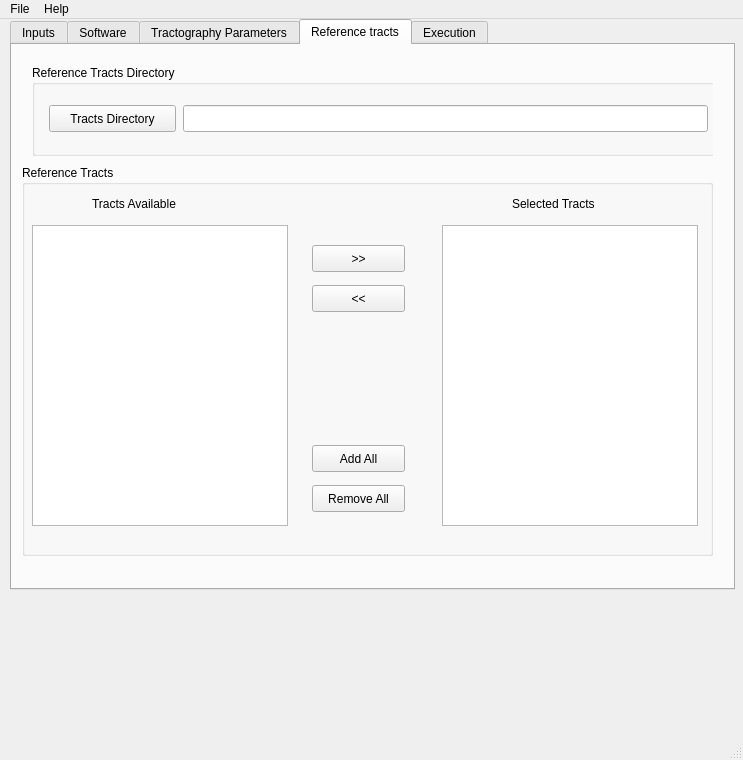
<?xml version="1.0" encoding="UTF-8"?>
<ui version="4.0">
 <class>MainWindow</class>
 <widget class="QMainWindow" name="MainWindow">
  <property name="geometry">
   <rect>
    <x>0</x>
    <y>0</y>
    <width>743</width>
    <height>760</height>
   </rect>
  </property>
  <property name="windowTitle">
   <string>MainWindow</string>
  </property>
  <widget class="QWidget" name="centralwidget">
   <widget class="QLCDNumber" name="lcd">
    <property name="geometry">
     <rect>
      <x>400</x>
      <y>80</y>
      <width>64</width>
      <height>23</height>
     </rect>
    </property>
   </widget>
   <widget class="QPushButton" name="exitButton">
    <property name="geometry">
     <rect>
      <x>520</x>
      <y>340</y>
      <width>93</width>
      <height>27</height>
     </rect>
    </property>
    <property name="text">
     <string>Exit</string>
    </property>
   </widget>
   <widget class="QTabWidget" name="tabWidget">
    <property name="geometry">
     <rect>
      <x>10</x>
      <y>0</y>
      <width>725</width>
      <height>571</height>
     </rect>
    </property>
    <property name="currentIndex">
     <number>3</number>
    </property>
    <widget class="QWidget" name="input_tab">
     <attribute name="title">
      <string>Inputs</string>
     </attribute>
     <widget class="QWidget" name="input_path_widget" native="true">
      <property name="geometry">
       <rect>
        <x>20</x>
        <y>20</y>
        <width>681</width>
        <height>191</height>
       </rect>
      </property>
      <widget class="QGroupBox" name="input_path_groupBox">
       <property name="geometry">
        <rect>
         <x>0</x>
         <y>0</y>
         <width>681</width>
         <height>171</height>
        </rect>
       </property>
       <property name="title">
        <string>Input Paths</string>
       </property>
       <widget class="QPushButton" name="ref_atlas_pushButton">
        <property name="geometry">
         <rect>
          <x>20</x>
          <y>90</y>
          <width>131</width>
          <height>27</height>
         </rect>
        </property>
        <property name="text">
         <string>Reference Atlas</string>
        </property>
       </widget>
       <widget class="QPushButton" name="input_atlas_pushButton">
        <property name="geometry">
         <rect>
          <x>20</x>
          <y>140</y>
          <width>131</width>
          <height>27</height>
         </rect>
        </property>
        <property name="text">
         <string>Input Atlas</string>
        </property>
       </widget>
       <widget class="QPushButton" name="output_dir_pushButton">
        <property name="geometry">
         <rect>
          <x>20</x>
          <y>40</y>
          <width>131</width>
          <height>27</height>
         </rect>
        </property>
        <property name="text">
         <string>Output Directory</string>
        </property>
       </widget>
       <widget class="QLineEdit" name="output_dir_lineEdit">
        <property name="geometry">
         <rect>
          <x>170</x>
          <y>40</y>
          <width>501</width>
          <height>27</height>
         </rect>
        </property>
       </widget>
       <widget class="QLineEdit" name="ref_atlas_lineEdit">
        <property name="geometry">
         <rect>
          <x>170</x>
          <y>90</y>
          <width>501</width>
          <height>27</height>
         </rect>
        </property>
       </widget>
       <widget class="QLineEdit" name="input_atlas_lineEdit">
        <property name="geometry">
         <rect>
          <x>170</x>
          <y>140</y>
          <width>501</width>
          <height>27</height>
         </rect>
        </property>
       </widget>
      </widget>
     </widget>
     <widget class="QWidget" name="input_parameters_widget" native="true">
      <property name="geometry">
       <rect>
        <x>20</x>
        <y>260</y>
        <width>681</width>
        <height>191</height>
       </rect>
      </property>
      <widget class="QGroupBox" name="input_parameters_groupBox">
       <property name="geometry">
        <rect>
         <x>0</x>
         <y>0</y>
         <width>681</width>
         <height>191</height>
        </rect>
       </property>
       <property name="title">
        <string>Input Parameters</string>
       </property>
       <widget class="QLabel" name="dilatation_radius_label">
        <property name="geometry">
         <rect>
          <x>30</x>
          <y>40</y>
          <width>111</width>
          <height>17</height>
         </rect>
        </property>
        <property name="text">
         <string>Dilatation Radius</string>
        </property>
       </widget>
       <widget class="QLabel" name="resampling_factor_label">
        <property name="geometry">
         <rect>
          <x>30</x>
          <y>80</y>
          <width>121</width>
          <height>17</height>
         </rect>
        </property>
        <property name="text">
         <string>Resampling Factor</string>
        </property>
       </widget>
       <widget class="QLabel" name="threshold_csf_label">
        <property name="geometry">
         <rect>
          <x>30</x>
          <y>120</y>
          <width>151</width>
          <height>17</height>
         </rect>
        </property>
        <property name="text">
         <string>Threshold (CSF mask)</string>
        </property>
       </widget>
       <widget class="QLabel" name="threshold_ref_image_label">
        <property name="geometry">
         <rect>
          <x>30</x>
          <y>160</y>
          <width>191</width>
          <height>17</height>
         </rect>
        </property>
        <property name="text">
         <string>Threshold (ref image mask)</string>
        </property>
       </widget>
       <widget class="QDoubleSpinBox" name="dilatation_radius_spinBox">
        <property name="geometry">
         <rect>
          <x>280</x>
          <y>35</y>
          <width>62</width>
          <height>27</height>
         </rect>
        </property>
       </widget>
       <widget class="QDoubleSpinBox" name="resampling_factor_spinBox">
        <property name="geometry">
         <rect>
          <x>280</x>
          <y>75</y>
          <width>62</width>
          <height>27</height>
         </rect>
        </property>
       </widget>
       <widget class="QDoubleSpinBox" name="threshold_csf_spinBox">
        <property name="geometry">
         <rect>
          <x>280</x>
          <y>115</y>
          <width>62</width>
          <height>27</height>
         </rect>
        </property>
       </widget>
       <widget class="QDoubleSpinBox" name="threshold_ref_image_spinBox">
        <property name="geometry">
         <rect>
          <x>280</x>
          <y>155</y>
          <width>62</width>
          <height>27</height>
         </rect>
        </property>
       </widget>
      </widget>
     </widget>
    </widget>
    <widget class="QWidget" name="software_path_tab">
     <attribute name="title">
      <string>Software</string>
     </attribute>
     <widget class="QWidget" name="executable_widget" native="true">
      <property name="geometry">
       <rect>
        <x>20</x>
        <y>20</y>
        <width>681</width>
        <height>481</height>
       </rect>
      </property>
      <widget class="QGroupBox" name="executable_groupBox">
       <property name="geometry">
        <rect>
         <x>0</x>
         <y>0</y>
         <width>691</width>
         <height>481</height>
        </rect>
       </property>
       <property name="title">
        <string>Executables</string>
       </property>
       <widget class="QLineEdit" name="ResampleDTIVolume_lineEdit">
        <property name="geometry">
         <rect>
          <x>250</x>
          <y>110</y>
          <width>323</width>
          <height>27</height>
         </rect>
        </property>
       </widget>
       <widget class="QPushButton" name="reset_TractographyLabelMapSeeding_pushButton">
        <property name="geometry">
         <rect>
          <x>579</x>
          <y>190</y>
          <width>85</width>
          <height>27</height>
         </rect>
        </property>
        <property name="text">
         <string>Reset</string>
        </property>
       </widget>
       <widget class="QPushButton" name="reset_polydatatransform_pushButton">
        <property name="geometry">
         <rect>
          <x>579</x>
          <y>270</y>
          <width>85</width>
          <height>27</height>
         </rect>
        </property>
        <property name="text">
         <string>Reset</string>
        </property>
       </widget>
       <widget class="QPushButton" name="polydatattransform_pushButton">
        <property name="geometry">
         <rect>
          <x>6</x>
          <y>270</y>
          <width>239</width>
          <height>27</height>
         </rect>
        </property>
        <property name="text">
         <string>polydatatransform</string>
        </property>
       </widget>
       <widget class="QLineEdit" name="unu_lineEdit">
        <property name="geometry">
         <rect>
          <x>250</x>
          <y>310</y>
          <width>323</width>
          <height>27</height>
         </rect>
        </property>
       </widget>
       <widget class="QLineEdit" name="ImageMath_lineEdit">
        <property name="geometry">
         <rect>
          <x>250</x>
          <y>150</y>
          <width>323</width>
          <height>27</height>
         </rect>
        </property>
       </widget>
       <widget class="QPushButton" name="reset_MDT_pushButton">
        <property name="geometry">
         <rect>
          <x>579</x>
          <y>350</y>
          <width>85</width>
          <height>27</height>
         </rect>
        </property>
        <property name="text">
         <string>Reset</string>
        </property>
       </widget>
       <widget class="QPushButton" name="ImageMath_pushButton">
        <property name="geometry">
         <rect>
          <x>6</x>
          <y>150</y>
          <width>239</width>
          <height>27</height>
         </rect>
        </property>
        <property name="text">
         <string>ImageMath</string>
        </property>
       </widget>
       <widget class="QPushButton" name="FiberPostProcess_pushButton">
        <property name="geometry">
         <rect>
          <x>6</x>
          <y>230</y>
          <width>239</width>
          <height>27</height>
         </rect>
        </property>
        <property name="text">
         <string>FiberPostProcess</string>
        </property>
       </widget>
       <widget class="QPushButton" name="unu_pushButton">
        <property name="geometry">
         <rect>
          <x>6</x>
          <y>310</y>
          <width>239</width>
          <height>27</height>
         </rect>
        </property>
        <property name="text">
         <string>unu</string>
        </property>
       </widget>
       <widget class="QPushButton" name="DTIReg_pushButton">
        <property name="geometry">
         <rect>
          <x>5</x>
          <y>30</y>
          <width>239</width>
          <height>27</height>
         </rect>
        </property>
        <property name="text">
         <string>DTIReg</string>
        </property>
       </widget>
       <widget class="QPushButton" name="reset_ImageMath_pushButton">
        <property name="geometry">
         <rect>
          <x>579</x>
          <y>150</y>
          <width>85</width>
          <height>27</height>
         </rect>
        </property>
        <property name="text">
         <string>Reset</string>
        </property>
       </widget>
       <widget class="QPushButton" name="ResampleDTIVolume_pushButton">
        <property name="geometry">
         <rect>
          <x>6</x>
          <y>110</y>
          <width>239</width>
          <height>27</height>
         </rect>
        </property>
        <property name="text">
         <string>ResampleDTIVolume</string>
        </property>
       </widget>
       <widget class="QPushButton" name="reset_ResampleDTI_Volume_pushButton">
        <property name="geometry">
         <rect>
          <x>579</x>
          <y>110</y>
          <width>85</width>
          <height>27</height>
         </rect>
        </property>
        <property name="text">
         <string>Reset</string>
        </property>
       </widget>
       <widget class="QPushButton" name="reset_unu_pushButton">
        <property name="geometry">
         <rect>
          <x>579</x>
          <y>310</y>
          <width>85</width>
          <height>27</height>
         </rect>
        </property>
        <property name="text">
         <string>Reset</string>
        </property>
       </widget>
       <widget class="QPushButton" name="TractographyLabelMapSeeding_pushButton">
        <property name="geometry">
         <rect>
          <x>6</x>
          <y>190</y>
          <width>239</width>
          <height>27</height>
         </rect>
        </property>
        <property name="text">
         <string>TractographyLabelMapSeeding</string>
        </property>
       </widget>
       <widget class="QLineEdit" name="polydatatransform_lineEdit">
        <property name="geometry">
         <rect>
          <x>250</x>
          <y>270</y>
          <width>323</width>
          <height>27</height>
         </rect>
        </property>
       </widget>
       <widget class="QLineEdit" name="MDT_lineEdit">
        <property name="geometry">
         <rect>
          <x>250</x>
          <y>350</y>
          <width>323</width>
          <height>27</height>
         </rect>
        </property>
       </widget>
       <widget class="QLineEdit" name="dtiprocess_lineEdit">
        <property name="geometry">
         <rect>
          <x>250</x>
          <y>430</y>
          <width>323</width>
          <height>27</height>
         </rect>
        </property>
       </widget>
       <widget class="QPushButton" name="fiberprocess_pushButton">
        <property name="geometry">
         <rect>
          <x>6</x>
          <y>70</y>
          <width>239</width>
          <height>27</height>
         </rect>
        </property>
        <property name="text">
         <string>fiberprocess</string>
        </property>
       </widget>
       <widget class="QPushButton" name="reset_python_pushButton">
        <property name="geometry">
         <rect>
          <x>579</x>
          <y>390</y>
          <width>85</width>
          <height>27</height>
         </rect>
        </property>
        <property name="text">
         <string>Reset</string>
        </property>
       </widget>
       <widget class="QPushButton" name="dtiprocess_pushButton">
        <property name="geometry">
         <rect>
          <x>6</x>
          <y>430</y>
          <width>239</width>
          <height>27</height>
         </rect>
        </property>
        <property name="text">
         <string>dtiprocess</string>
        </property>
       </widget>
       <widget class="QPushButton" name="python_pushButton">
        <property name="geometry">
         <rect>
          <x>6</x>
          <y>390</y>
          <width>239</width>
          <height>27</height>
         </rect>
        </property>
        <property name="text">
         <string>python</string>
        </property>
       </widget>
       <widget class="QPushButton" name="reset_FiberPostProcess_pushButton">
        <property name="geometry">
         <rect>
          <x>579</x>
          <y>230</y>
          <width>85</width>
          <height>27</height>
         </rect>
        </property>
        <property name="text">
         <string>Reset</string>
        </property>
       </widget>
       <widget class="QPushButton" name="reset_dtiprocess_pushButton">
        <property name="geometry">
         <rect>
          <x>579</x>
          <y>430</y>
          <width>85</width>
          <height>27</height>
         </rect>
        </property>
        <property name="text">
         <string>Reset</string>
        </property>
       </widget>
       <widget class="QLineEdit" name="TractographyLabelMapSeeding_lineEdit">
        <property name="geometry">
         <rect>
          <x>250</x>
          <y>190</y>
          <width>323</width>
          <height>27</height>
         </rect>
        </property>
       </widget>
       <widget class="QPushButton" name="reset_DTIReg_pushButton">
        <property name="geometry">
         <rect>
          <x>579</x>
          <y>30</y>
          <width>85</width>
          <height>27</height>
         </rect>
        </property>
        <property name="text">
         <string>Reset</string>
        </property>
       </widget>
       <widget class="QLineEdit" name="fiberprocess_lineEdit">
        <property name="geometry">
         <rect>
          <x>250</x>
          <y>70</y>
          <width>323</width>
          <height>27</height>
         </rect>
        </property>
       </widget>
       <widget class="QPushButton" name="reset_fiberprocess_pushButton">
        <property name="geometry">
         <rect>
          <x>579</x>
          <y>70</y>
          <width>85</width>
          <height>27</height>
         </rect>
        </property>
        <property name="text">
         <string>Reset</string>
        </property>
       </widget>
       <widget class="QPushButton" name="MDT_pushButton">
        <property name="geometry">
         <rect>
          <x>6</x>
          <y>350</y>
          <width>239</width>
          <height>27</height>
         </rect>
        </property>
        <property name="text">
         <string>MDT</string>
        </property>
       </widget>
       <widget class="QLineEdit" name="FiberPostProcess_lineEdit">
        <property name="geometry">
         <rect>
          <x>250</x>
          <y>230</y>
          <width>323</width>
          <height>27</height>
         </rect>
        </property>
       </widget>
       <widget class="QLineEdit" name="DTIReg_lineEdit">
        <property name="geometry">
         <rect>
          <x>250</x>
          <y>30</y>
          <width>323</width>
          <height>27</height>
         </rect>
        </property>
       </widget>
       <widget class="QLineEdit" name="python_lineEdit">
        <property name="geometry">
         <rect>
          <x>250</x>
          <y>390</y>
          <width>323</width>
          <height>27</height>
         </rect>
        </property>
       </widget>
      </widget>
     </widget>
    </widget>
    <widget class="QWidget" name="tractography_param_tab">
     <attribute name="title">
      <string>Tractography Parameters</string>
     </attribute>
     <widget class="QWidget" name="seed_placement_options_widget" native="true">
      <property name="geometry">
       <rect>
        <x>20</x>
        <y>20</y>
        <width>681</width>
        <height>131</height>
       </rect>
      </property>
      <widget class="QGroupBox" name="seed_placement_options_groupBox">
       <property name="geometry">
        <rect>
         <x>0</x>
         <y>0</y>
         <width>685</width>
         <height>131</height>
        </rect>
       </property>
       <property name="title">
        <string>Seed Placement Options</string>
       </property>
       <widget class="QLabel" name="seedspacing_label">
        <property name="geometry">
         <rect>
          <x>17</x>
          <y>40</y>
          <width>91</width>
          <height>17</height>
         </rect>
        </property>
        <property name="text">
         <string>Seed Spacing</string>
        </property>
       </widget>
       <widget class="QLabel" name="linearmeasure_label">
        <property name="geometry">
         <rect>
          <x>17</x>
          <y>80</y>
          <width>241</width>
          <height>21</height>
         </rect>
        </property>
        <property name="text">
         <string>Linear Measure Start Threshold</string>
        </property>
       </widget>
       <widget class="QDoubleSpinBox" name="seedspacing_spinBox">
        <property name="geometry">
         <rect>
          <x>260</x>
          <y>35</y>
          <width>71</width>
          <height>27</height>
         </rect>
        </property>
        <property name="maximum">
         <double>10.000000000000000</double>
        </property>
        <property name="singleStep">
         <double>0.100000000000000</double>
        </property>
        <property name="value">
         <double>0.500000000000000</double>
        </property>
       </widget>
       <widget class="QDoubleSpinBox" name="linearmeasure_spinBox">
        <property name="geometry">
         <rect>
          <x>260</x>
          <y>75</y>
          <width>71</width>
          <height>27</height>
         </rect>
        </property>
        <property name="maximum">
         <double>10.000000000000000</double>
        </property>
        <property name="singleStep">
         <double>0.050000000000000</double>
        </property>
        <property name="value">
         <double>0.150000000000000</double>
        </property>
       </widget>
       <widget class="QLabel" name="seedspacing_descr_label">
        <property name="geometry">
         <rect>
          <x>350</x>
          <y>40</y>
          <width>251</width>
          <height>17</height>
         </rect>
        </property>
        <property name="font">
         <font>
          <italic>true</italic>
         </font>
        </property>
        <property name="text">
         <string>Spacing between seed points (mm)</string>
        </property>
       </widget>
       <widget class="QLabel" name="linearmeasure_descr_label">
        <property name="geometry">
         <rect>
          <x>350</x>
          <y>80</y>
          <width>331</width>
          <height>17</height>
         </rect>
        </property>
        <property name="font">
         <font>
          <italic>true</italic>
         </font>
        </property>
        <property name="text">
         <string>Minimum Linear Measure for the seeding to start</string>
        </property>
       </widget>
      </widget>
     </widget>
     <widget class="QWidget" name="tractography_seeding_parameters_widget" native="true">
      <property name="geometry">
       <rect>
        <x>20</x>
        <y>180</y>
        <width>681</width>
        <height>251</height>
       </rect>
      </property>
      <widget class="QGroupBox" name="tractograph_seeding_parameters_groupBox">
       <property name="geometry">
        <rect>
         <x>0</x>
         <y>0</y>
         <width>681</width>
         <height>251</height>
        </rect>
       </property>
       <property name="title">
        <string>Tractography Seeding Parameters</string>
       </property>
       <widget class="QLabel" name="minpathlength_label">
        <property name="geometry">
         <rect>
          <x>20</x>
          <y>40</y>
          <width>151</width>
          <height>17</height>
         </rect>
        </property>
        <property name="text">
         <string>Minimum Path Length</string>
        </property>
       </widget>
       <widget class="QLabel" name="maxpathlength_descr_label_2">
        <property name="geometry">
         <rect>
          <x>20</x>
          <y>80</y>
          <width>151</width>
          <height>17</height>
         </rect>
        </property>
        <property name="text">
         <string>Maximum Path Length</string>
        </property>
       </widget>
       <widget class="QLabel" name="stoppingvalue_label">
        <property name="geometry">
         <rect>
          <x>20</x>
          <y>120</y>
          <width>101</width>
          <height>17</height>
         </rect>
        </property>
        <property name="text">
         <string>Stopping Value</string>
        </property>
       </widget>
       <widget class="QLabel" name="stoppingcurvature_label">
        <property name="geometry">
         <rect>
          <x>20</x>
          <y>160</y>
          <width>131</width>
          <height>17</height>
         </rect>
        </property>
        <property name="text">
         <string>Stopping Curvature</string>
        </property>
       </widget>
       <widget class="QLabel" name="integrationsteplength_label">
        <property name="geometry">
         <rect>
          <x>20</x>
          <y>200</y>
          <width>161</width>
          <height>17</height>
         </rect>
        </property>
        <property name="text">
         <string>Integration Step Length</string>
        </property>
       </widget>
       <widget class="QDoubleSpinBox" name="minpathlength_spinBox">
        <property name="geometry">
         <rect>
          <x>260</x>
          <y>35</y>
          <width>71</width>
          <height>27</height>
         </rect>
        </property>
        <property name="maximum">
         <double>200.000000000000000</double>
        </property>
        <property name="value">
         <double>10.000000000000000</double>
        </property>
       </widget>
       <widget class="QDoubleSpinBox" name="maxpathlength_spinBox">
        <property name="geometry">
         <rect>
          <x>260</x>
          <y>75</y>
          <width>71</width>
          <height>27</height>
         </rect>
        </property>
        <property name="maximum">
         <double>2000.000000000000000</double>
        </property>
        <property name="value">
         <double>800.000000000000000</double>
        </property>
       </widget>
       <widget class="QDoubleSpinBox" name="stoppingvalue_spinBox">
        <property name="geometry">
         <rect>
          <x>260</x>
          <y>115</y>
          <width>71</width>
          <height>27</height>
         </rect>
        </property>
        <property name="maximum">
         <double>1.000000000000000</double>
        </property>
        <property name="singleStep">
         <double>0.010000000000000</double>
        </property>
        <property name="value">
         <double>0.120000000000000</double>
        </property>
       </widget>
       <widget class="QDoubleSpinBox" name="stoppingcurvature_spinBox">
        <property name="geometry">
         <rect>
          <x>260</x>
          <y>155</y>
          <width>71</width>
          <height>27</height>
         </rect>
        </property>
        <property name="maximum">
         <double>10.000000000000000</double>
        </property>
        <property name="singleStep">
         <double>0.100000000000000</double>
        </property>
        <property name="value">
         <double>0.300000000000000</double>
        </property>
       </widget>
       <widget class="QDoubleSpinBox" name="integrationsteplength_spinBox">
        <property name="geometry">
         <rect>
          <x>260</x>
          <y>195</y>
          <width>71</width>
          <height>27</height>
         </rect>
        </property>
        <property name="maximum">
         <double>10.000000000000000</double>
        </property>
        <property name="singleStep">
         <double>0.100000000000000</double>
        </property>
        <property name="value">
         <double>10.000000000000000</double>
        </property>
       </widget>
       <widget class="QLabel" name="minpathlength_descr_label">
        <property name="geometry">
         <rect>
          <x>350</x>
          <y>40</y>
          <width>231</width>
          <height>17</height>
         </rect>
        </property>
        <property name="font">
         <font>
          <weight>50</weight>
          <italic>true</italic>
          <bold>false</bold>
          <strikeout>false</strikeout>
          <kerning>true</kerning>
         </font>
        </property>
        <property name="text">
         <string>Minimum length of the fibers (mm)</string>
        </property>
       </widget>
       <widget class="QLabel" name="maxpathlength_descr_label">
        <property name="geometry">
         <rect>
          <x>350</x>
          <y>80</y>
          <width>241</width>
          <height>17</height>
         </rect>
        </property>
        <property name="font">
         <font>
          <italic>true</italic>
         </font>
        </property>
        <property name="text">
         <string>Maximum length of the fibers (mm)</string>
        </property>
       </widget>
       <widget class="QLabel" name="stoppingvalue_descr_label">
        <property name="geometry">
         <rect>
          <x>350</x>
          <y>110</y>
          <width>321</width>
          <height>41</height>
         </rect>
        </property>
        <property name="font">
         <font>
          <italic>true</italic>
         </font>
        </property>
        <property name="text">
         <string>Tractography will stop when the 
stopping measurement drops below this value</string>
        </property>
       </widget>
       <widget class="QLabel" name="stoppingcurvature_descr_label">
        <property name="geometry">
         <rect>
          <x>350</x>
          <y>150</y>
          <width>321</width>
          <height>41</height>
         </rect>
        </property>
        <property name="font">
         <font>
          <italic>true</italic>
         </font>
        </property>
        <property name="text">
         <string>Tractography will stop if radius of curvature
becomes smaller than this number (degre/mm)</string>
        </property>
       </widget>
       <widget class="QLabel" name="integrationsteplength_descr_label">
        <property name="geometry">
         <rect>
          <x>350</x>
          <y>195</y>
          <width>211</width>
          <height>31</height>
         </rect>
        </property>
        <property name="font">
         <font>
          <italic>true</italic>
         </font>
        </property>
        <property name="text">
         <string>Distance between two points 
on the same fiber (mm)</string>
        </property>
       </widget>
      </widget>
     </widget>
    </widget>
    <widget class="QWidget" name="reference_tracts_tab">
     <attribute name="title">
      <string>Reference tracts</string>
     </attribute>
     <widget class="QWidget" name="tracts_dir_widget" native="true">
      <property name="geometry">
       <rect>
        <x>20</x>
        <y>20</y>
        <width>681</width>
        <height>91</height>
       </rect>
      </property>
      <widget class="QGroupBox" name="tracts_dir_groupBox">
       <property name="geometry">
        <rect>
         <x>0</x>
         <y>0</y>
         <width>685</width>
         <height>91</height>
        </rect>
       </property>
       <property name="title">
        <string>Reference Tracts Directory</string>
       </property>
       <widget class="QPushButton" name="tracts_dir_button">
        <property name="geometry">
         <rect>
          <x>17</x>
          <y>40</y>
          <width>127</width>
          <height>27</height>
         </rect>
        </property>
        <property name="text">
         <string>Tracts Directory</string>
        </property>
       </widget>
       <widget class="QLineEdit" name="tracts_dir_lineEdit">
        <property name="geometry">
         <rect>
          <x>151</x>
          <y>40</y>
          <width>525</width>
          <height>27</height>
         </rect>
        </property>
       </widget>
      </widget>
     </widget>
     <widget class="QWidget" name="ref_tracts_widget" native="true">
      <property name="geometry">
       <rect>
        <x>10</x>
        <y>120</y>
        <width>691</width>
        <height>391</height>
       </rect>
      </property>
      <widget class="QGroupBox" name="ref_tracts_groupBox">
       <property name="geometry">
        <rect>
         <x>0</x>
         <y>0</y>
         <width>691</width>
         <height>391</height>
        </rect>
       </property>
       <property name="title">
        <string>Reference Tracts</string>
       </property>
       <widget class="QListWidget" name="fibers_list">
        <property name="geometry">
         <rect>
          <x>10</x>
          <y>60</y>
          <width>256</width>
          <height>301</height>
         </rect>
        </property>
       </widget>
       <widget class="QListWidget" name="selected_fibers_list">
        <property name="geometry">
         <rect>
          <x>420</x>
          <y>60</y>
          <width>256</width>
          <height>301</height>
         </rect>
        </property>
       </widget>
       <widget class="QPushButton" name="add_fiber_button">
        <property name="geometry">
         <rect>
          <x>290</x>
          <y>80</y>
          <width>93</width>
          <height>27</height>
         </rect>
        </property>
        <property name="text">
         <string>&gt;&gt;</string>
        </property>
       </widget>
       <widget class="QPushButton" name="remove_fiber_button">
        <property name="geometry">
         <rect>
          <x>290</x>
          <y>120</y>
          <width>93</width>
          <height>27</height>
         </rect>
        </property>
        <property name="text">
         <string>&lt;&lt;</string>
        </property>
       </widget>
       <widget class="QPushButton" name="add_all_fibers_button">
        <property name="geometry">
         <rect>
          <x>290</x>
          <y>280</y>
          <width>93</width>
          <height>27</height>
         </rect>
        </property>
        <property name="text">
         <string>Add All</string>
        </property>
       </widget>
       <widget class="QPushButton" name="remove_all_fibers_button">
        <property name="geometry">
         <rect>
          <x>290</x>
          <y>320</y>
          <width>93</width>
          <height>27</height>
         </rect>
        </property>
        <property name="text">
         <string>Remove All</string>
        </property>
       </widget>
       <widget class="QLabel" name="tract_available_label">
        <property name="geometry">
         <rect>
          <x>70</x>
          <y>30</y>
          <width>115</width>
          <height>17</height>
         </rect>
        </property>
        <property name="text">
         <string>Tracts Available</string>
        </property>
       </widget>
       <widget class="QLabel" name="selected_tract_label">
        <property name="geometry">
         <rect>
          <x>490</x>
          <y>30</y>
          <width>110</width>
          <height>17</height>
         </rect>
        </property>
        <property name="text">
         <string>Selected Tracts</string>
        </property>
       </widget>
      </widget>
     </widget>
    </widget>
    <widget class="QWidget" name="Execution_tab">
     <attribute name="title">
      <string>Execution</string>
     </attribute>
     <widget class="QWidget" name="widget" native="true">
      <property name="geometry">
       <rect>
        <x>20</x>
        <y>20</y>
        <width>681</width>
        <height>45</height>
       </rect>
      </property>
      <widget class="QLabel" name="view_label">
       <property name="geometry">
        <rect>
         <x>20</x>
         <y>15</y>
         <width>63</width>
         <height>17</height>
        </rect>
       </property>
       <property name="text">
        <string>View:</string>
       </property>
      </widget>
      <widget class="QRadioButton" name="singletract_radioButton">
       <property name="geometry">
        <rect>
         <x>160</x>
         <y>13</y>
         <width>109</width>
         <height>22</height>
        </rect>
       </property>
       <property name="text">
        <string>Single Tract</string>
       </property>
      </widget>
      <widget class="QComboBox" name="singletract_comboBox">
       <property name="geometry">
        <rect>
         <x>270</x>
         <y>10</y>
         <width>85</width>
         <height>27</height>
        </rect>
       </property>
      </widget>
      <widget class="QRadioButton" name="all_radioButton">
       <property name="geometry">
        <rect>
         <x>80</x>
         <y>13</y>
         <width>51</width>
         <height>22</height>
        </rect>
       </property>
       <property name="text">
        <string>All</string>
       </property>
      </widget>
     </widget>
     <widget class="QWidget" name="log_widget" native="true">
      <property name="geometry">
       <rect>
        <x>20</x>
        <y>70</y>
        <width>681</width>
        <height>431</height>
       </rect>
      </property>
      <widget class="QPlainTextEdit" name="log_textEdit">
       <property name="geometry">
        <rect>
         <x>0</x>
         <y>0</y>
         <width>681</width>
         <height>431</height>
        </rect>
       </property>
      </widget>
     </widget>
    </widget>
   </widget>
  </widget>
  <widget class="QMenuBar" name="menubar">
   <property name="geometry">
    <rect>
     <x>0</x>
     <y>0</y>
     <width>743</width>
     <height>25</height>
    </rect>
   </property>
   <widget class="QMenu" name="menuFile">
    <property name="title">
     <string>File</string>
    </property>
    <addaction name="actionLoad_Data_Configuration"/>
    <addaction name="actionSave_DataConfiguration"/>
    <addaction name="separator"/>
    <addaction name="actionLoad_Parameters_Configuration"/>
    <addaction name="actionSave_Parameters_Configuration"/>
    <addaction name="separator"/>
    <addaction name="actionLoad_Software_Configuration"/>
    <addaction name="actionSave_Software_Configuration"/>
    <addaction name="separator"/>
    <addaction name="actionExit"/>
   </widget>
   <widget class="QMenu" name="menuHelp">
    <property name="title">
     <string>Help</string>
    </property>
    <addaction name="actionAbout"/>
   </widget>
   <addaction name="menuFile"/>
   <addaction name="menuHelp"/>
  </widget>
  <widget class="QStatusBar" name="statusbar"/>
  <action name="actionLoad_Data_Configuration">
   <property name="text">
    <string>Load Data Configuration</string>
   </property>
  </action>
  <action name="actionSave_DataConfiguration">
   <property name="text">
    <string>Save DataConfiguration</string>
   </property>
  </action>
  <action name="actionLoad_Parameters_Configuration">
   <property name="text">
    <string>Load Parameters Configuration</string>
   </property>
  </action>
  <action name="actionSave_Parameters_Configuration">
   <property name="text">
    <string>Save Parameters Configuration</string>
   </property>
  </action>
  <action name="actionLoad_Software_Configuration">
   <property name="text">
    <string>Load Software Configuration</string>
   </property>
  </action>
  <action name="actionSave_Software_Configuration">
   <property name="text">
    <string>Save Software Configuration</string>
   </property>
  </action>
  <action name="actionExit">
   <property name="text">
    <string>Exit</string>
   </property>
  </action>
  <action name="actionAbout">
   <property name="text">
    <string>About</string>
   </property>
  </action>
 </widget>
 <resources/>
 <connections/>
</ui>
